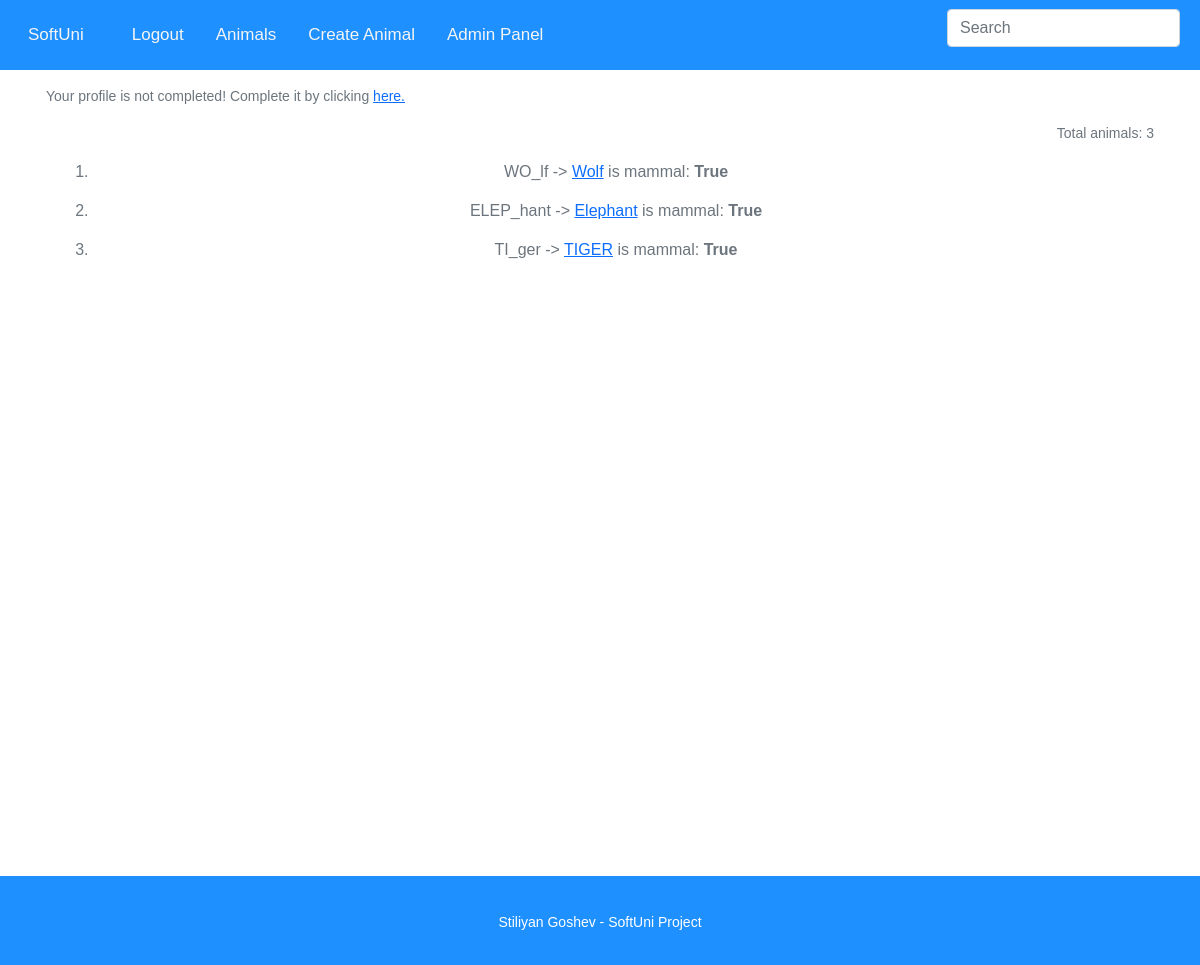
/animals/animals_list/ (signed in), run on the app's committed database.
### animals/models.py (models this page shows, shortened)
class Animal(models.Model):
    animal_name = models.CharField(max_length=30, blank=True)
    is_mammal = models.BooleanField(default=False)
    animal_photo = models.ImageField(upload_to="animals", blank=True)

### animals/views.py (the view)
# urls.py: path("animals_list/", views.list_animals, name = "animals_list"),
def list_animals(request):
    animals = Animal.objects.all()
    context = {
        "animals": animals,
    }
    return render(request, "animals/list_animals.html", context)

### animals/templatetags/capitalize.py (called while the page is built)
@register.filter(name='capitalize')
def capitalize(value):
    return value[:len(value)//2].upper() + value[len(value)//2:].lower()

@register.filter(name="check_for_hey")
def check_for_hey(value):
    if value.lower() in "hey" or value.upper() in "HEY":
        value = "Element removed by filter!"
    return value

@register.filter(name="insert_underscore_in_the_middle")
def insert_underscore_in_middle(value):
    return value[:len(value)//2] + "_" + value[len(value)//2:]

### animals/templatetags/count_animals.py (called while the page is built)
@register.simple_tag()
def count_animals():
    return Animal.objects.count()

### animals/templatetags/custom_filters.py (called while the page is built)
@register.filter()
def check_for_g(value):
    if "g" in value:
        value = value.upper()
    return  value

### profiles/templatetags/profile_complete_notification.py (called while the page is built)
@register.inclusion_tag("profiles/profile_complete_notification.html", takes_context=True)
def profile_complete_notification(context):
    user_id = context.request.user.id
    profile = Profile.objects.get(pk = user_id)
    return {"is_complete": profile.is_complete,}

### animals/templates/animals/list_animals.html
<!DOCTYPE>
{% extends "base.html" %}
{% load static %}
{% load bootstrap4 %}
{% load capitalize %}
{% load custom_filters %}
{% load count_animals %}
{% block list_animals %}
    <p style="text-align: right;">Total animals: {% count_animals %}</p>
    <ol>
        {% for animal in animals %}
                <li style="text-align: center;
                font-size: 16px;
                 margin: 15px 15px 15px 15px;">
                    {{ animal.animal_name|capitalize|check_for_hey|insert_underscore_in_the_middle }} -> <a href="{% url 'animals:animal_details' pk=animal.id %}">{{ animal.animal_name|check_for_g }}</a> is mammal: <b>{{ animal.is_mammal }}</b>
                </li>
        {% endfor %}
     </ol>
    {% endblock %}

### templates/base.html (style rules this page uses)
body { margin: 0; font-size: 14px; font-family: Arial, Helvetica, sans-serif; }

### data on the page
Animal: animal_name|check_for_hey "WO_lf", animal_name|check_for_g "Wolf", is_mammal "True"
Animal: animal_name|check_for_hey "ELEP_hant", animal_name|check_for_g "Elephant", is_mammal "True"
Animal: animal_name|check_for_hey "TI_ger", animal_name|check_for_g "TIGER", is_mammal "True"
